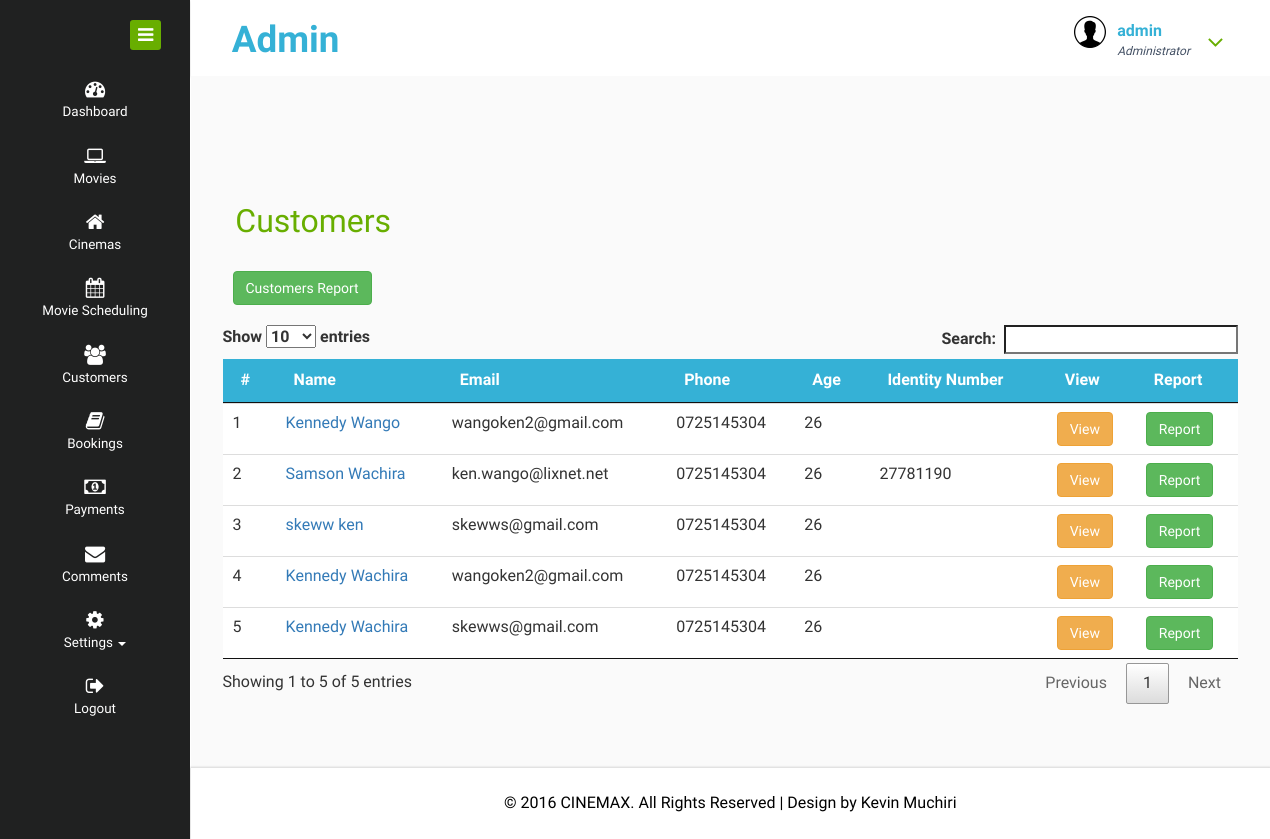
The app's page /admin/customer.php (signed in), older data.
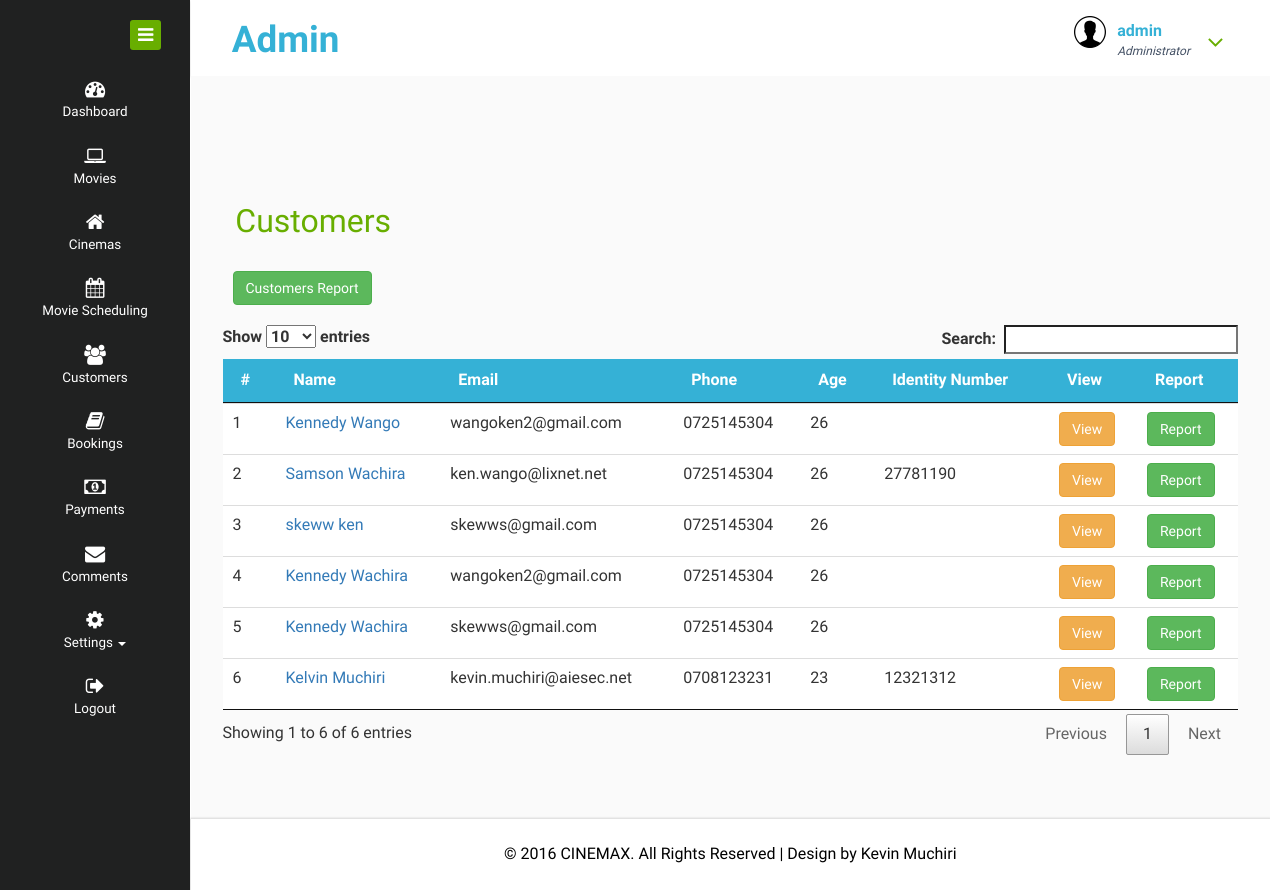
The same page, newer data.
### tables this page shows
CREATE TABLE `booking` (
  `id` int(11) NOT NULL,
  `movie_id` int(11) NOT NULL,
  `cinema_id` int(11) NOT NULL,
  `ticket_no` varchar(255) NOT NULL,
  `date` date NOT NULL,
  `firstname` varchar(100) NOT NULL,
  `lastname` varchar(100) NOT NULL,
  `email` varchar(255) NOT NULL,
  `phone` varchar(20) NOT NULL,
  `age` int(11) NOT NULL,
  `status` int(11) NOT NULL DEFAULT '0',
  `id_number` varchar(10) DEFAULT NULL
);

### admin/customer.php (the view, shortened to what this page needs)
<!DOCTYPE HTML>
<html>
<head>
<link href="css/bootstrap.css" rel="stylesheet" type="text/css" media="all">
<link href="css/jquery.dataTables.1.10.11.min.css" rel="stylesheet" type="text/css" media="all">
<link href="css/style.css" rel="stylesheet" type="text/css" media="all"/>
<link href="css/font-awesome.css" rel="stylesheet">
</head>
<body>
<div class="page-container">
   <div class="left-content">
	   <div class="mother-grid-inner">
				<?php include'head.php';?>
<div class="inner-block">
    <div class="product-block">
    	<div class="pro-head">
    		<h2>Customers</h2>
    	</div>
 <div style="margin-bottom:20px;margin-left:10px;">
      <a href="customerperiod.php" class="btn btn-success">Customers Report</a>
      </div>
    	<table id="users" class="table table-condensed table-responsive table-hover">
      <thead style="background:#35b1d6">
        <th style="color:#FFF">#</th>
        <th style="color:#FFF">Name</th>
        <th style="color:#FFF">Email</th>
        <th style="color:#FFF">Phone</th>
        <th style="color:#FFF">Age</th>
        <th style="color:#FFF">Identity Number</th>
        <th style="color:#FFF">View</th>
        <th style="color:#FFF">Report</th>
      </thead>
      <tbody>
        <?php
        $selm=mysqli_query($con,"select * from booking") or die(mysqli_error($con));
		$i=0;
		while($row=mysqli_fetch_array($selm,MYSQLI_ASSOC)){
		$i++;
    $id=$row['id'];
		echo'<tr class="del'.$id.'"><td>'.$i.'</td><td><a href="view_customer.php?id='.$row['id'].'">'.$row['firstname'].' '.$row['lastname'].'</a></td><td>'.$row['email'].'</td><td>'.$row['phone'].'</td><td>'.$row['age'].'</td><td>'.$row['id_number'].'</td><td><a class="btn btn-warning" href="view_customer.php?id='.$row['id'].'">View</a></td><td><a target="blank" href="reportcustomer.php?id='.$row['id'].'" target="_blank" class="btn btn-success">Report</a></td></tr>';
		}
        ?>
      </tbody>
    </table>
    </div>
</div>
<link rel="stylesheet" type="text/css" href="css/magnific-popup.css">
<?php include'footer.php';?>
</div>
</div>
    <?php include'includes.php';?>
</body>
</html>

### admin/head.php (shortened to what this page needs)
<div class="header-main">
					<div class="header-left">
							<div class="logo-name">
									 <a href="index.php"> <h1 style="color:#35b1d6">Admin</h1>
								  </a>
							</div>
							<div class="clearfix"> </div>
						 </div>
							<div class="profile_details">
								<ul>
									<li class="dropdown profile_details_drop">
										<a href="#" class="dropdown-toggle" data-toggle="dropdown" aria-expanded="false">
											<div class="profile_img">
												<span class="prfil-img"><img src="images/1477421674_user_male2.png" alt=""> </span>
												<div class="user-name">
													<p style="color:#35b1d6"><?php echo $_SESSION['manager'];?></p>
													<span>Administrator</span>
												</div>
												<i class="fa fa-angle-down lnr"></i>
												<div class="clearfix"></div>
											</div>
										</a>
									</li>
								</ul>
							</div>
							<div class="clearfix"> </div>
						</div>
				</div>

### admin/footer.php
<div class="copyrights">
	 <p>© 2016 CINEMAX. All Rights Reserved | Design by <a href="#" >Kevin Muchiri</a> </p>
</div>

### admin/includes.php (shortened to what this page needs)
  <div class="sidebar-menu" style="position:fixed; overflow-y: scroll;overflow-x: hidden;">
  	<div class="logo"> <a href="#" class="sidebar-icon"> <span class="fa fa-bars"></span> </a>  </div>
    <div class="collapse navbar-collapse menu">
      <ul id="menu" >
        <li id="menu-home" ><a href="index.php"><i class="fa fa-tachometer"></i><span>Dashboard</span></a></li>
        <li><a href="movies.php"><i class="fa fa-laptop nav_icon"></i><span>Movies</span></a>
         </li>
        <li id="menu-academico" ><a href="cinema.php"><i class="fa fa-home"></i><span>Cinemas</span></a>
        </li>
        <li id="menu-academico" ><a href="movieperiod.php"><i class="fa fa-calendar"></i><span>Movie Scheduling</span></a>
        </li>
        <li><a href="customer.php"><i class="fa fa-users"></i><span>Customers</span></a>
        </li>
        <li id="menu-comunicacao" ><a href="booking.php"><i class="fa fa-book nav_icon"></i><span>Bookings</span></a>
        </li>
        <li id="menu-academico" ><a href="payments.php"><i class="fa fa-money"></i><span>Payments</span></a>
        </li>
        <li><a href="comments.php"><i class="fa fa-envelope"></i><span>Comments</span></a>
        </li>
              <li  data-toggle="collapse" data-target="#products" class="collapsed">
                <a href="#" ><i class="fa fa-cog"></i> Settings <span class="caret"></span></a>
              </li>
         <li><a href="logout.php"><i class="fa fa-sign-out"></i><span>Logout</span></a>
        </li>
      </ul>
    </div>
</div>

### admin/includes.php (style rules this page uses)
a { text-decoration:none }

Row changes from the older to the newer data that the page shows:
added booking: firstname "Kelvin", lastname "Muchiri", email "kevin.muchiri@aiesec.net", phone "0708123231", age "23", id_number "12321312"
Text that changed along with them:
text written by a page script: "Show entries Search: Showing 1 to 5 of 5 entries Previous 1 Next" → "Show entries Search: Showing 1 to 6 of 6 entries Previous 1 Next"
